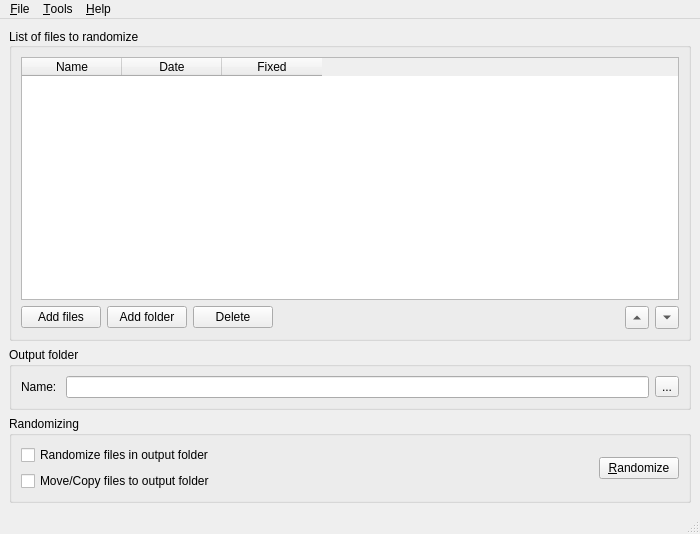
<?xml version="1.0" encoding="UTF-8"?>
<ui version="4.0">
 <class>MainWindow</class>
 <widget class="QMainWindow" name="MainWindow">
  <property name="geometry">
   <rect>
    <x>0</x>
    <y>0</y>
    <width>700</width>
    <height>534</height>
   </rect>
  </property>
  <property name="windowTitle">
   <string>File randomizer</string>
  </property>
  <widget class="QWidget" name="centralwidget">
   <layout class="QGridLayout" name="gridLayout_3">
    <item row="0" column="0">
     <widget class="QGroupBox" name="groupBox">
      <property name="title">
       <string>List of files to randomize</string>
      </property>
      <property name="alignment">
       <set>Qt::AlignJustify|Qt::AlignVCenter</set>
      </property>
      <layout class="QGridLayout" name="gridLayout">
       <item row="1" column="0">
        <layout class="QHBoxLayout" name="horizontalLayout">
         <item>
          <widget class="QPushButton" name="btnAddFiles">
           <property name="text">
            <string>Add files</string>
           </property>
          </widget>
         </item>
         <item>
          <widget class="QPushButton" name="btnAddFolder">
           <property name="text">
            <string>Add folder</string>
           </property>
          </widget>
         </item>
         <item>
          <widget class="QPushButton" name="btnDeleteItems">
           <property name="text">
            <string>Delete</string>
           </property>
          </widget>
         </item>
         <item>
          <spacer name="horizontalSpacer">
           <property name="orientation">
            <enum>Qt::Horizontal</enum>
           </property>
           <property name="sizeHint" stdset="0">
            <size>
             <width>40</width>
             <height>20</height>
            </size>
           </property>
          </spacer>
         </item>
         <item>
          <widget class="QToolButton" name="btnMoveUp">
           <property name="text">
            <string>...</string>
           </property>
           <property name="arrowType">
            <enum>Qt::UpArrow</enum>
           </property>
          </widget>
         </item>
         <item>
          <widget class="QToolButton" name="btnMoveDown">
           <property name="text">
            <string>...</string>
           </property>
           <property name="arrowType">
            <enum>Qt::DownArrow</enum>
           </property>
          </widget>
         </item>
        </layout>
       </item>
       <item row="0" column="0">
        <widget class="QTableWidget" name="tableWidget">
         <property name="selectionMode">
          <enum>QAbstractItemView::SingleSelection</enum>
         </property>
         <property name="selectionBehavior">
          <enum>QAbstractItemView::SelectRows</enum>
         </property>
         <property name="sortingEnabled">
          <bool>true</bool>
         </property>
         <column>
          <property name="text">
           <string>Name</string>
          </property>
         </column>
         <column>
          <property name="text">
           <string>Date</string>
          </property>
         </column>
         <column>
          <property name="text">
           <string>Fixed</string>
          </property>
          <property name="textAlignment">
           <set>AlignCenter</set>
          </property>
         </column>
        </widget>
       </item>
      </layout>
     </widget>
    </item>
    <item row="1" column="0">
     <widget class="QGroupBox" name="grpbxOutputFld">
      <property name="title">
       <string>Output folder</string>
      </property>
      <layout class="QFormLayout" name="formLayout">
       <item row="0" column="0" colspan="2">
        <layout class="QHBoxLayout" name="horizontalLayout_2">
         <item>
          <widget class="QLabel" name="lblOutputFolder">
           <property name="text">
            <string>Name: </string>
           </property>
           <property name="buddy">
            <cstring>edtOutPutFolder</cstring>
           </property>
          </widget>
         </item>
         <item>
          <widget class="QLineEdit" name="edtOutPutFolder"/>
         </item>
         <item>
          <widget class="QToolButton" name="btnBrowseOutputFld">
           <property name="text">
            <string>...</string>
           </property>
          </widget>
         </item>
        </layout>
       </item>
      </layout>
     </widget>
    </item>
    <item row="2" column="0">
     <widget class="QGroupBox" name="grpbxRandomizing">
      <property name="title">
       <string>Randomizing</string>
      </property>
      <layout class="QGridLayout" name="gridLayout_2">
       <item row="0" column="0">
        <layout class="QHBoxLayout" name="horizontalLayout_3">
         <item>
          <layout class="QVBoxLayout" name="verticalLayout">
           <item>
            <widget class="QCheckBox" name="ckbxRandFilesInOutputFld">
             <property name="text">
              <string>Randomize files in output folder</string>
             </property>
            </widget>
           </item>
           <item>
            <widget class="QCheckBox" name="ckbxMoveFilesNotCopy">
             <property name="text">
              <string>Move/Copy files to output folder</string>
             </property>
            </widget>
           </item>
          </layout>
         </item>
         <item>
          <spacer name="horizontalSpacer_2">
           <property name="orientation">
            <enum>Qt::Horizontal</enum>
           </property>
           <property name="sizeHint" stdset="0">
            <size>
             <width>40</width>
             <height>20</height>
            </size>
           </property>
          </spacer>
         </item>
         <item>
          <widget class="QPushButton" name="btnRandomize">
           <property name="sizePolicy">
            <sizepolicy hsizetype="Minimum" vsizetype="Fixed">
             <horstretch>0</horstretch>
             <verstretch>0</verstretch>
            </sizepolicy>
           </property>
           <property name="text">
            <string> &amp;Randomize </string>
           </property>
          </widget>
         </item>
        </layout>
       </item>
      </layout>
     </widget>
    </item>
   </layout>
  </widget>
  <widget class="QMenuBar" name="menubar">
   <property name="geometry">
    <rect>
     <x>0</x>
     <y>0</y>
     <width>700</width>
     <height>22</height>
    </rect>
   </property>
   <widget class="QMenu" name="menu_File">
    <property name="title">
     <string>&amp;File</string>
    </property>
    <addaction name="actionNew_project"/>
    <addaction name="actionOpen"/>
    <addaction name="actionSave_project"/>
    <addaction name="actionSave_as"/>
    <addaction name="separator"/>
    <addaction name="actionSettings"/>
    <addaction name="separator"/>
    <addaction name="action_Quit"/>
   </widget>
   <widget class="QMenu" name="menu_Help">
    <property name="title">
     <string>&amp;Help</string>
    </property>
    <addaction name="action_About"/>
   </widget>
   <widget class="QMenu" name="menu_Tools">
    <property name="title">
     <string>&amp;Tools</string>
    </property>
    <addaction name="action_Randomize"/>
   </widget>
   <addaction name="menu_File"/>
   <addaction name="menu_Tools"/>
   <addaction name="menu_Help"/>
  </widget>
  <widget class="QStatusBar" name="statusbar"/>
  <action name="action_About">
   <property name="text">
    <string>&amp;About...</string>
   </property>
  </action>
  <action name="actionNew_project">
   <property name="text">
    <string>New project...</string>
   </property>
  </action>
  <action name="actionSave_project">
   <property name="text">
    <string>&amp;Save</string>
   </property>
  </action>
  <action name="actionSave_as">
   <property name="text">
    <string>Sa&amp;ve as...</string>
   </property>
  </action>
  <action name="actionOpen">
   <property name="text">
    <string>Open...</string>
   </property>
  </action>
  <action name="actionSettings">
   <property name="text">
    <string>Se&amp;ttings...</string>
   </property>
  </action>
  <action name="action_Quit">
   <property name="text">
    <string>&amp;Quit</string>
   </property>
  </action>
  <action name="action_Randomize">
   <property name="text">
    <string>&amp;Randomize...</string>
   </property>
  </action>
 </widget>
 <resources/>
 <connections/>
</ui>
